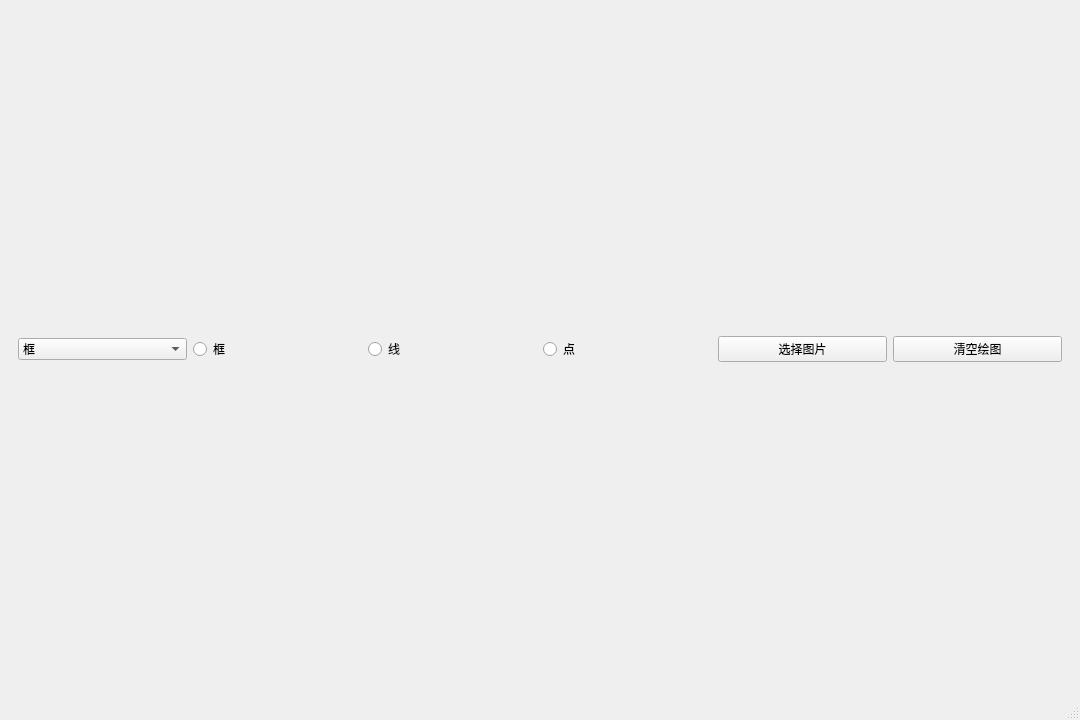
<?xml version="1.0" encoding="UTF-8"?>
<ui version="4.0">
 <class>MainWindow</class>
 <widget class="QMainWindow" name="MainWindow">
  <property name="geometry">
   <rect>
    <x>0</x>
    <y>0</y>
    <width>1080</width>
    <height>720</height>
   </rect>
  </property>
  <property name="windowTitle">
   <string>MainWindow</string>
  </property>
  <widget class="QWidget" name="centralwidget">
   <layout class="QVBoxLayout" name="verticalLayout">
    <item>
     <widget class="QWidget" name="widget" native="true">
      <property name="maximumSize">
       <size>
        <width>16777215</width>
        <height>60</height>
       </size>
      </property>
      <layout class="QHBoxLayout" name="horizontalLayout">
       <item>
        <widget class="QComboBox" name="cb_item">
         <item>
          <property name="text">
           <string>框</string>
          </property>
         </item>
         <item>
          <property name="text">
           <string>点</string>
          </property>
         </item>
         <item>
          <property name="text">
           <string>线</string>
          </property>
         </item>
        </widget>
       </item>
       <item>
        <widget class="QRadioButton" name="btn_Rect">
         <property name="text">
          <string>框</string>
         </property>
        </widget>
       </item>
       <item>
        <widget class="QRadioButton" name="btn_Line">
         <property name="text">
          <string>线</string>
         </property>
        </widget>
       </item>
       <item>
        <widget class="QRadioButton" name="btn_Point">
         <property name="text">
          <string>点</string>
         </property>
        </widget>
       </item>
       <item>
        <widget class="QPushButton" name="btn_SelectImg">
         <property name="text">
          <string>选择图片</string>
         </property>
        </widget>
       </item>
       <item>
        <widget class="QPushButton" name="btn_Clear">
         <property name="text">
          <string>清空绘图</string>
         </property>
        </widget>
       </item>
      </layout>
     </widget>
    </item>
    <item>
     <layout class="QVBoxLayout" name="verticalLayout_2"/>
    </item>
   </layout>
  </widget>
  <widget class="QMenuBar" name="menubar">
   <property name="geometry">
    <rect>
     <x>0</x>
     <y>0</y>
     <width>1080</width>
     <height>26</height>
    </rect>
   </property>
  </widget>
  <widget class="QStatusBar" name="statusbar"/>
 </widget>
 <resources/>
 <connections/>
</ui>
